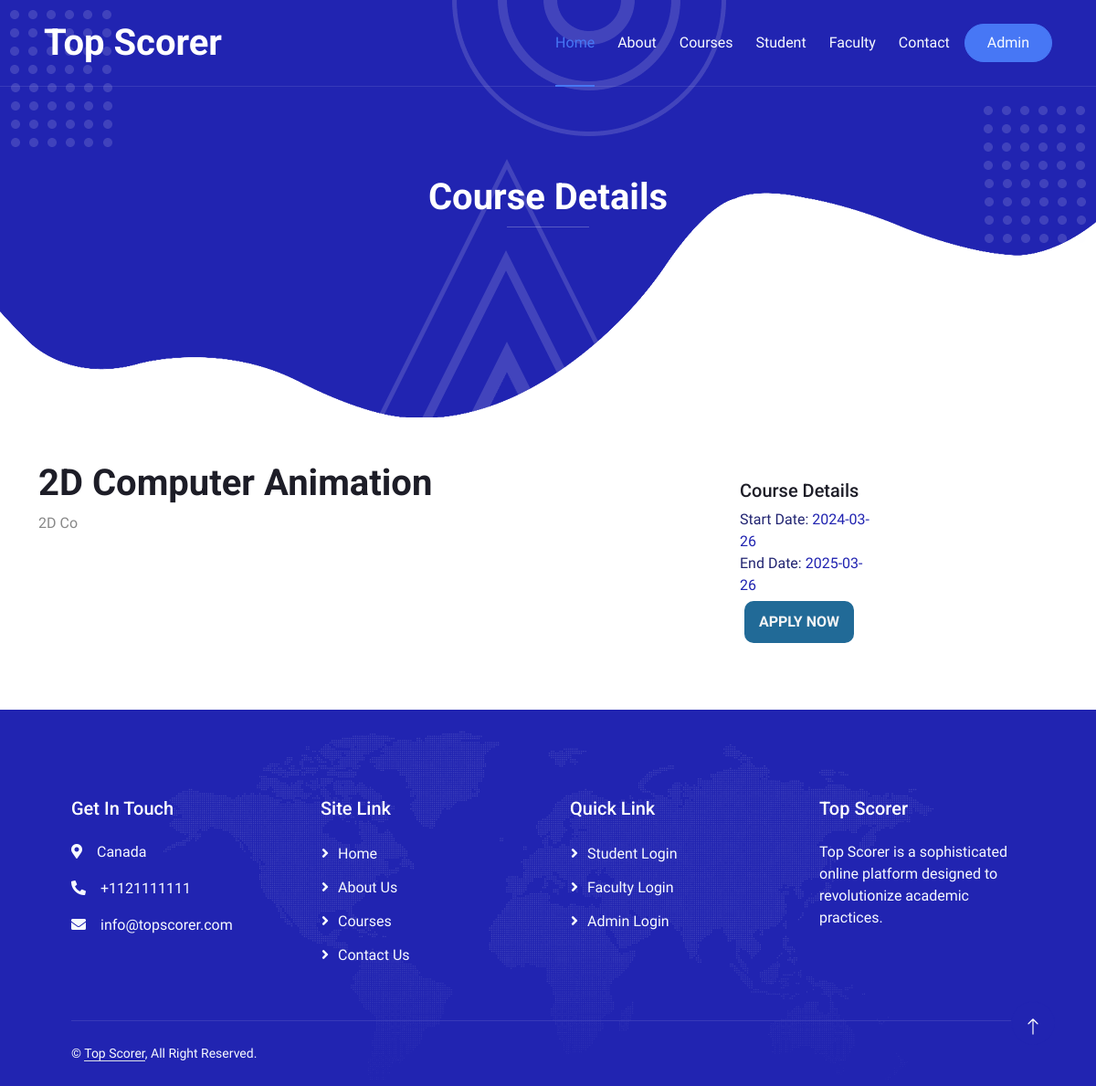
Before: /course_details.php?cid=2 with the older database file.
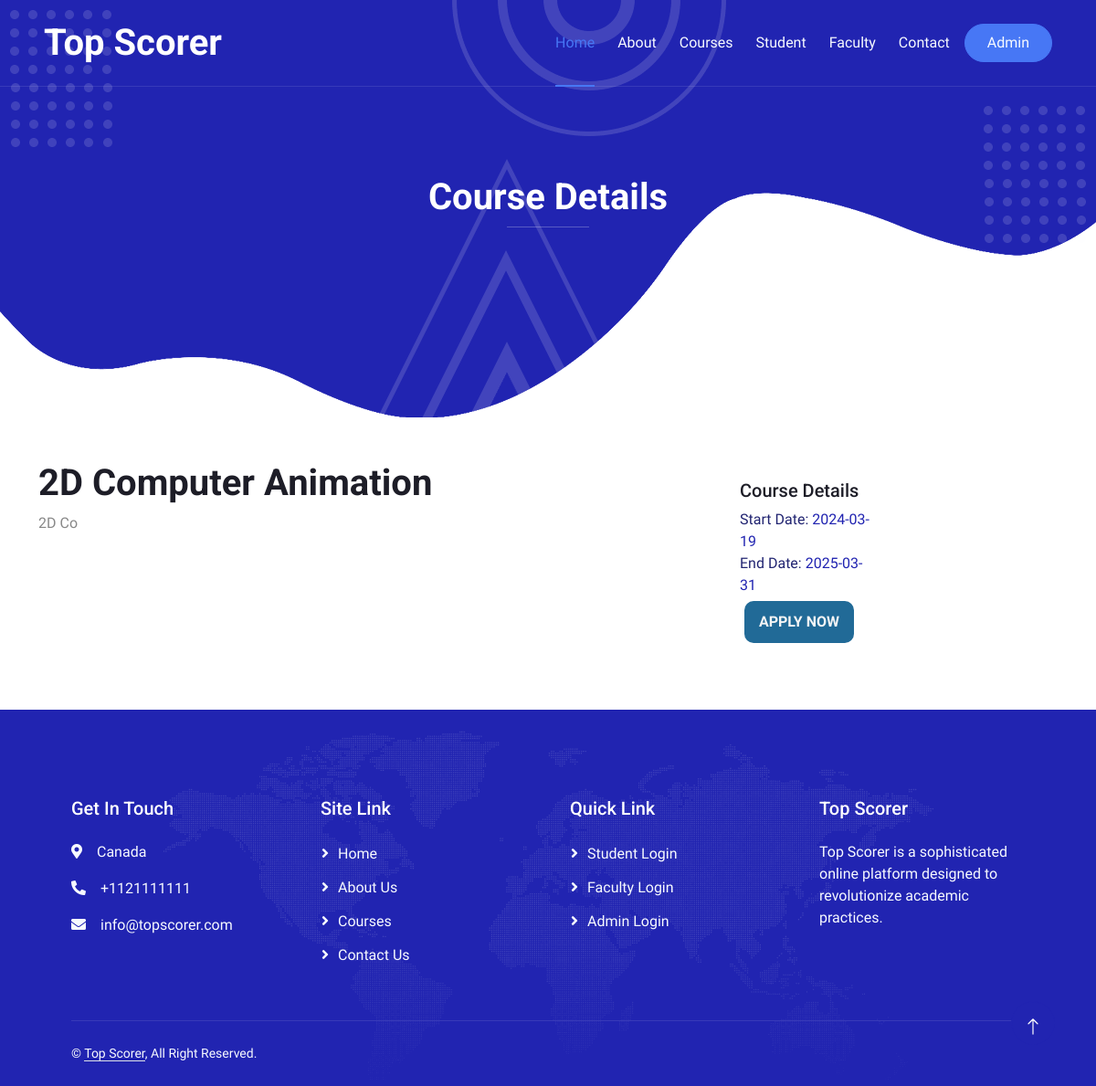
After: the same page with the newer database file.
### tables this page shows
CREATE TABLE `courses` (
  `course_id` int(11) NOT NULL,
  `course_name` varchar(255) NOT NULL,
  `course_description` text NOT NULL,
  `start_date` date NOT NULL,
  `end_date` date NOT NULL,
  `status` enum('0','1') NOT NULL,
  `semester_id` int(11) NOT NULL
);

### course_details.php (the view, shortened to what this page needs)
<?php
    include_once 'admin/function/dbConnection.php';
?>
<!DOCTYPE html>
<html lang="en">
<head>
    <link href="https://cdnjs.cloudflare.com/ajax/libs/font-awesome/5.10.0/css/all.min.css" rel="stylesheet">
    <link href="https://cdn.jsdelivr.net/npm/bootstrap-icons@1.4.1/font/bootstrap-icons.css" rel="stylesheet">
    <link href="lib/animate/animate.min.css" rel="stylesheet">
    <link href="lib/owlcarousel/assets/owl.carousel.min.css" rel="stylesheet">
    <link href="lib/lightbox/css/lightbox.min.css" rel="stylesheet">
    <link href="css/bootstrap.min.css" rel="stylesheet">
    <link href="css/style.css" rel="stylesheet">
</head>
<body>
    <div class="container-xxl bg-white p-0">
        <div class="container-xxl position-relative p-0">
           <?php include('theme/main_head.php');?>
            <div class="container-xxl py-5 bg-primary hero-header mb-5">
                <div class="container my-5 py-5 px-lg-5">
                    <div class="row g-5 py-5">
                        <div class="col-12 text-center">
                            <h1 class="text-white animated zoomIn">Course Details</h1>
                            <hr class="bg-white mx-auto mt-0" style="width: 90px;">
                        </div>
                    </div>
                </div>
            </div>
        </div>
<div class="content">
    <div class="container">
      <div class="row">
        <?php
            $cid=$_REQUEST['cid'];
            $sql2 = "SELECT * FROM courses WHERE course_id='".$cid."'";
            $result2 = mysqli_query($conn, $sql2);
            if (mysqli_num_rows($result2)>0){
                while($row2 = mysqli_fetch_assoc($result2)) {
        ?>
        <div class="col-6">
            <h1><?php echo $row2['course_name'];?></h1>
            <div class="list-group" style="text-align: left;">
                <p><?php echo $row2['course_description'];?></p>
            </div>
        </div>
        <div class="col-2"></div>
        <div class="col-2" style="padding: 20px;">
            <div class="main" >
                 <h5 style="font-weight: bold;border-radius: 10px;">Course Details</h5>
                <div class="list-group" style="text-align: left;">
                    <label style="color: #212471;">Start Date: <span style="color: #2124B1;"><?php echo $row2['start_date'];?></span></label>
                </div>
                <div class="list-group" style="text-align: left;">
                    <label style="color: #212471;">End Date: <span style="color: #2124B1;"><?php echo $row2['end_date'];?></span></label>
                </div>
                <div class="list-group" >
                    <a class="btn" href="student/login.php?applyId=<?php echo $row2['course_id'];?>" style="margin:5px;padding: 10px; background-color: #216A97;color: whitesmoke;font-weight: bold;border-radius: 10px; cursor:pointer !important; width:80%; ">
                       APPLY NOW
                    </a>
                </div>
            </div>
        </div>
        <div class="col-2"></div>
    <?php }}?>
      </div>
    </div>
  </div>
 <?php include('theme/main_footer.php');?>
        <a href="#" class="btn btn-lg btn-primary btn-lg-square back-to-top pt-2"><i class="bi bi-arrow-up"></i></a>
    </div>
</body>
</html>

Changed rows visible on the page:
changed courses "2D Computer Animation": start_date "2024-03-26" → "2024-03-19"; end_date "2025-03-26" → "2025-03-31"
